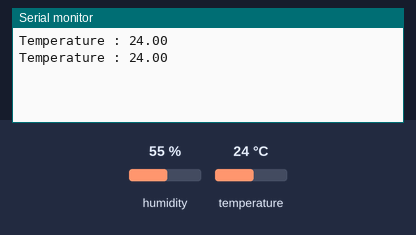
Bench run of a sketch on a simulated Arduino Uno, built with avr-gcc and run on an emulated ATmega328P. On the bench: the last lines printed to the serial monitor. The test bench sets the inputs (shaded band); at power-on: temperature 24 °C, humidity 55 %.

Above: at 4.8 s.
4.9 s: temperature set to 12 °C
At 6.8 s:
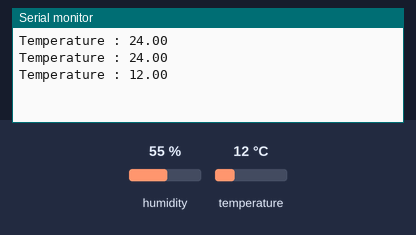
7.9 s: temperature set to 19 °C
At 9.1 s:
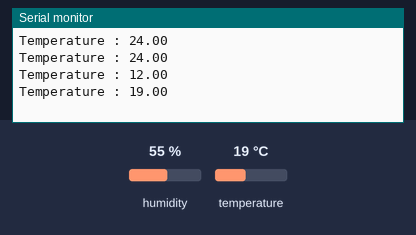
Timing chart, 0 to 10.9 s (numbered marks = the images above; inputs shaded):
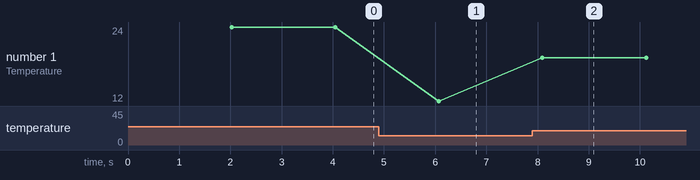

Measured:
- after the input at 4.9 s, the serial monitor: prints a new line after 1.2 s (image 1)
- after the input at 7.9 s, the serial monitor: prints a new line after 0.19 s (image 2)
- plotted number 1: 24 → 12 after the input at 4.9 s, 12 → 19 after the input at 7.9 s

The sketch:

DHT11_-_Reveal_Codes.ino
```cpp
#include <DHT.h>
#define dhtPin 6

#define DHTTYPE DHT11

DHT dht(dhtPin, DHTTYPE);

void setup() {
  Serial.begin(9600);

}

void loop() {
  delay(2000);
  float temp = dht.readTemperature();
  Serial.print("Temperature : ");
  Serial.println(temp);
}
```
